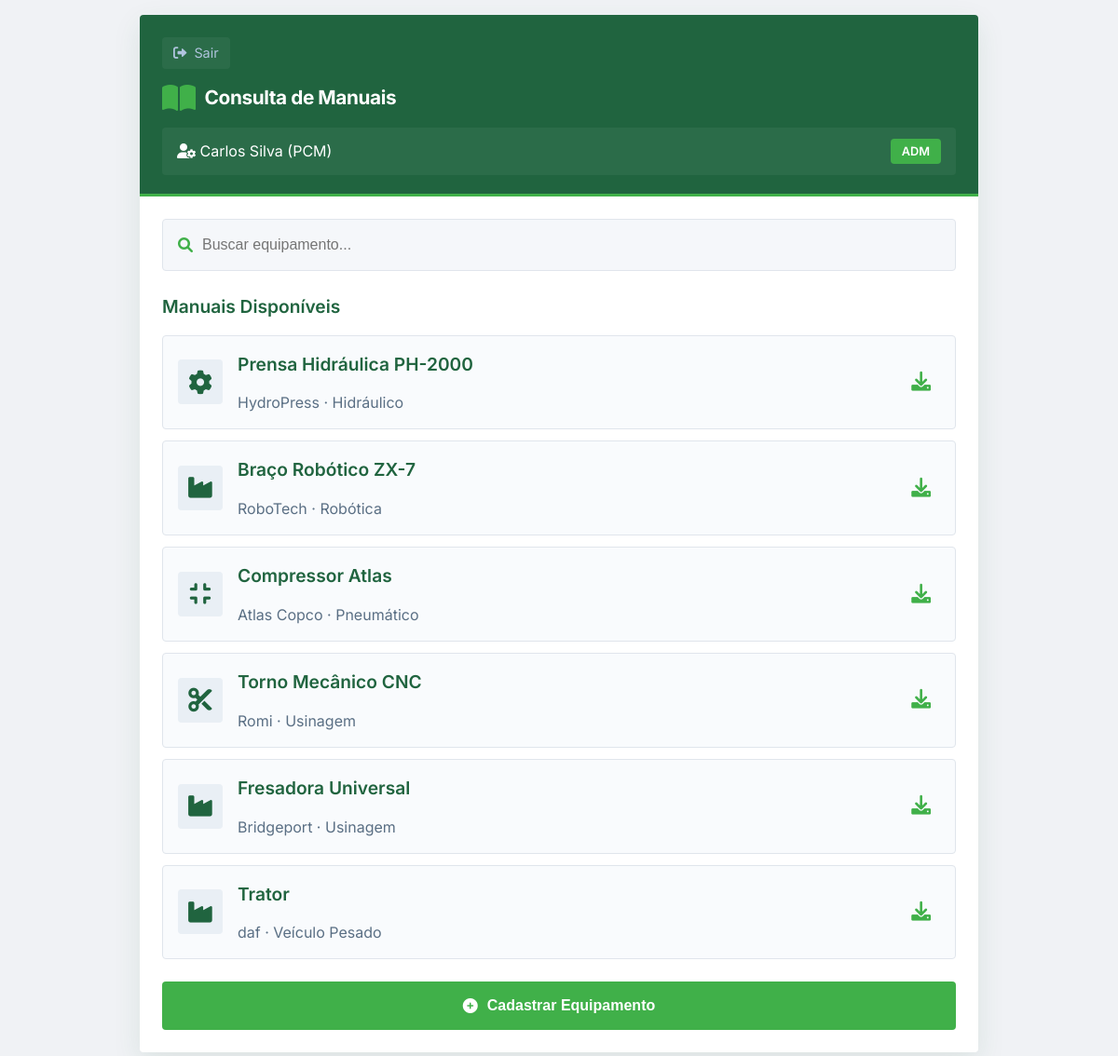
/modulo/leitura (signed in), run on the app's committed database.
### app.py (models this page shows, shortened)
class Usuario(db.Model):
    __tablename__ = 'usuarios'
    id = db.Column(db.Integer, primary_key=True)
    nome = db.Column(db.String(100), nullable=False)
    login = db.Column(db.String(50), unique=True, nullable=False)
    senha = db.Column(db.String(100), nullable=False)
    perfil = db.Column(db.String(20), nullable=False)  # 'manutentor', 'pcm', 'operador'
    modulo_acesso = db.Column(db.String(50))  # 'leitura', 'checklist', 'corretivas', 'todos'

class Equipamento(db.Model):
    __tablename__ = 'equipamentos'
    id = db.Column(db.Integer, primary_key=True)
    nome = db.Column(db.String(100), nullable=False)
    modelo = db.Column(db.String(50))
    fabricante = db.Column(db.String(100))
    tipo = db.Column(db.String(50))
    manual_pdf = db.Column(db.String(200))
    data_cadastro = db.Column(db.DateTime, default=datetime.utcnow)

### app.py (the view)
@app.route('/modulo/leitura')
@login_required
@modulo_required('leitura')
def modulo_leitura():
    equipamentos = Equipamento.query.all()
    usuario = Usuario.query.get(session['usuario_id'])
    return render_template('modulo_leitura.html',
                         equipamentos=equipamentos,
                         usuario=usuario)

### app.py (called while the page is built)
def login_required(f):
    @wraps(f)
    def decorated_function(*args, **kwargs):
        if 'usuario_id' not in session:
            return redirect(url_for('index'))
        return f(*args, **kwargs)
    return decorated_function

def modulo_required(modulo):
    def decorator(f):
        @wraps(f)
        def decorated_function(*args, **kwargs):
            if 'usuario_id' not in session:
                return redirect(url_for('index'))
            usuario = Usuario.query.get(session['usuario_id'])
            if usuario.modulo_acesso != 'todos' and usuario.modulo_acesso != modulo:
                return redirect(url_for('index'))
            return f(*args, **kwargs)
        return decorated_function
    return decorator

### templates/modulo_leitura.html (shortened to what this page needs)
<!DOCTYPE html>
<html lang="pt-BR">
<head>
    <link rel="stylesheet" href="https://cdnjs.cloudflare.com/ajax/libs/font-awesome/6.0.0-beta3/css/all.min.css">
    <link rel="stylesheet" href="{{ url_for('static', filename='css/modulo_leitura.css') }}">
</head>
<body>
<div class="app-container">
    <div class="screen">
        <div class="header-aguia">
            <div class="back-button" onclick="window.location.href='/'">
                <i class="fas fa-sign-out-alt"></i> Sair
            </div>
            <div class="header-logo" style="font-size:1.3rem;">
                <i class="fas fa-book-open"></i> Consulta de Manuais
            </div>
            <div class="user-info">
                <span><i class="fas fa-user-cog"></i> {{ usuario.nome }} ({{ usuario.perfil|upper }})</span>
                <span class="badge">{% if usuario.perfil == 'pcm' %}ADM{% else %}USER{% endif %}</span>
            </div>
        </div>
        <div class="content-padded">
            <div class="search-box">
                <i class="fas fa-search"></i>
                <input type="text" placeholder="Buscar equipamento..." id="searchInput" onkeyup="filtrarEquipamentos()">
            </div>
            <h3>Manuais Disponíveis</h3>
            <div class="card-list" id="equipamentosList">
                {% for equipamento in equipamentos %}
                <div class="card-item equipamento-item" data-nome="{{ equipamento.nome|lower }} {{ equipamento.modelo|lower }} {{ equipamento.fabricante|lower }}">
                    <div class="card-icon">
                        {% if 'prensa' in equipamento.nome|lower %}
                        <i class="fas fa-cog"></i>
                        {% elif 'robô' in equipamento.nome|lower or 'robot' in equipamento.nome|lower %}
                        <i class="fas fa-robot"></i>
                        {% elif 'compressor' in equipamento.nome|lower %}
                        <i class="fas fa-compress"></i>
                        {% elif 'torno' in equipamento.nome|lower %}
                        <i class="fas fa-cut"></i>
                        {% else %}
                        <i class="fas fa-industry"></i>
                        {% endif %}
                    </div>
                    <div>
                        <h3>{{ equipamento.nome }}</h3>
                        <p style="color:#5a6f84;">{{ equipamento.fabricante }} · {{ equipamento.tipo }}</p>
                    </div>
                    <i class="fas fa-download download-btn" onclick="baixarManual({{ equipamento.id }})" title="Baixar manual"></i>
                </div>
                {% endfor %}
            </div>
            {% if usuario.perfil == 'pcm' %}
            <button class="btn btn-dourado" style="margin-top:24px;" onclick="abrirModalCadastro()">
                <i class="fas fa-plus-circle"></i> Cadastrar Equipamento
            </button>
            {% endif %}
        </div>
    </div>
</div>
</body>
</html>

### static/css/modulo_leitura.css (style rules this page uses)
* { margin: 0; padding: 0; box-sizing: border-box; }
body { font-family: 'Inter', sans-serif; background: #f0f2f5; color: #1a2a3a; line-height: 1.5; min-height: 100vh; padding: 16px; }
.app-container { max-width: 900px; width: 100%; margin: 0 auto; }
.screen { background: white; border-radius: 4px; box-shadow: 0 10px 30px rgba(32, 100, 63, 0.1); overflow: hidden; }
.header-aguia { background: #20643f; color: white; padding: 24px 24px 20px 24px; border-bottom: 3px solid #40b049; }
.header-logo { display: flex; align-items: center; gap: 10px; font-weight: 700; font-size: 1.5rem; letter-spacing: -0.02em; margin-bottom: 4px; }
.header-logo i { font-size: 2rem; color: #40b049; }
.back-button { display: inline-flex; align-items: center; gap: 8px; color: #b0c4de; font-size: 0.9rem; margin-bottom: 15px; cursor: pointer; padding: 6px 12px; background: rgba(255,255,255,0.05); border-radius: 4px; width: fit-content; transition: 0.2s; }
.user-info { background: rgba(255,255,255,0.05); padding: 12px 16px; border-radius: 4px; margin-top: 16px; display: flex; align-items: center; justify-content: space-between; }
.badge { background: #40b049; color: white; padding: 4px 12px; border-radius: 4px; font-weight: 600; font-size: 0.8rem; }
.content-padded { padding: 24px; }
h3 { font-size: 1.2rem; font-weight: 600; color: #20643f; margin-bottom: 15px; }
.search-box { background: #f5f7fa; border-radius: 4px; padding: 4px 16px; display: flex; align-items: center; margin-bottom: 24px; border: 1px solid #e0e5ec; }
.search-box i { color: #40b049; }
.search-box input { border: none; background: transparent; padding: 14px 10px; width: 100%; font-size: 1rem; }
.card-list { display: flex; flex-direction: column; gap: 12px; margin-top: 16px; }
.card-item { background: #f9fbfd; border: 1px solid #e0e5ec; border-radius: 4px; padding: 16px; display: flex; align-items: center; gap: 16px; }
.card-icon { width: 48px; height: 48px; background: #e9eff5; border-radius: 4px; display: flex; align-items: center; justify-content: center; color: #20643f; font-size: 1.6rem; }
.btn { background: #20643f; border: none; color: white; padding: 16px 24px; border-radius: 4px; font-weight: 600; font-size: 1rem; width: 100%; text-align: center; display: inline-flex; align-items: center; justify-content: center; gap: 10px; cursor: pointer; transition: 0.15s; border: 1px solid transparent; }
.btn-dourado { background: #40b049; color: white; font-weight: 700; }
.download-btn { margin-left: auto; color: #40b049; font-size: 1.3rem; cursor: pointer; padding: 10px; }

### data on the page
Usuario: nome "Carlos Silva", perfil "PCM"
Equipamento: nome "Prensa Hidráulica PH-2000", fabricante "HydroPress", tipo "Hidráulico"
Equipamento: nome "Braço Robótico ZX-7", fabricante "RoboTech", tipo "Robótica"
Equipamento: nome "Compressor Atlas", fabricante "Atlas Copco", tipo "Pneumático"
Equipamento: nome "Torno Mecânico CNC", fabricante "Romi", tipo "Usinagem"
Equipamento: nome "Fresadora Universal", fabricante "Bridgeport", tipo "Usinagem"
Equipamento: nome "Trator", fabricante "daf", tipo "Veículo Pesado"
